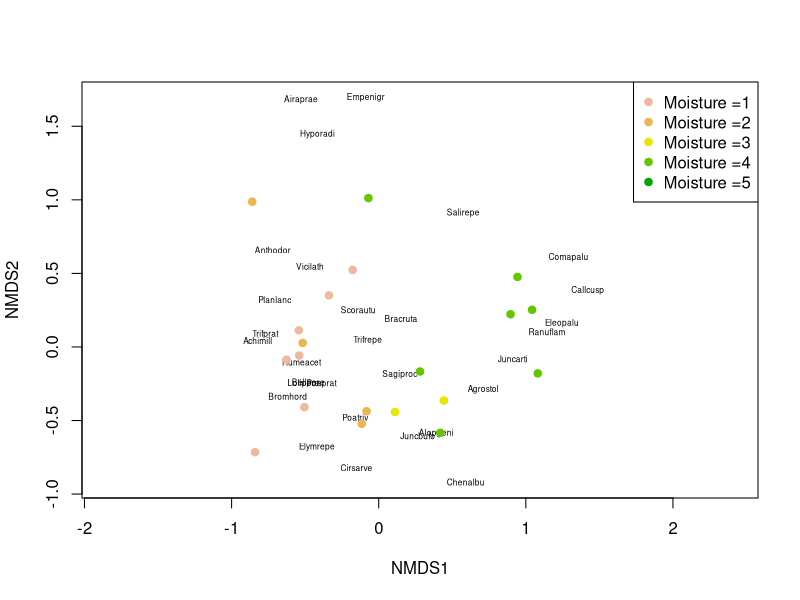
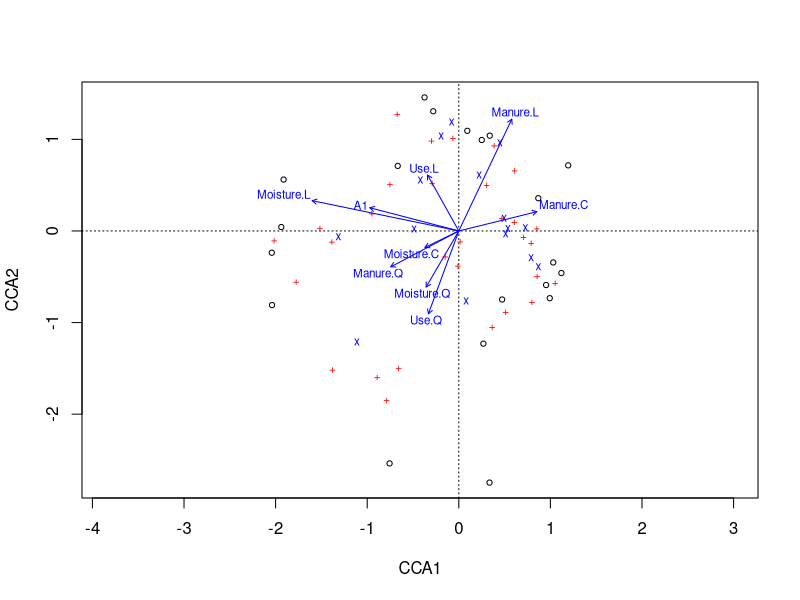

Here is the R script that generated these plots, in order:
## ---- chunk 1
library(knitr)
opts_chunk$set(echo = TRUE)
opts_knit$set(root.dir='../')
## ---- chunk 2
library(vegan)
data(dune)
data(dune.env)
#?dune
## ---- chunk 3
dune_mds = metaMDS(dune)
plot(dune_mds, type='n')
text(dune_mds, 'sp', cex=0.5)
# generate vector of colors 
color_vect = rev(terrain.colors(6))[-1]
points(dune_mds, 'sites', pch=19, 
        col=color_vect[dune.env$Moisture])
legend('topright', paste("Moisture =", 1:5, sep=''), 
        col=color_vect, pch=19)
## ---- chunk 4
library(car)
#Create and plot model
dune_cca = cca(dune ~ ., data=dune.env)
ordiplot(dune_cca)
#Test of entire model (all constrained axes)
anova(dune_cca, permutations = 999)
#Test of individual explanatory variables
anova(dune_cca, by='margin', permutations = 999)
